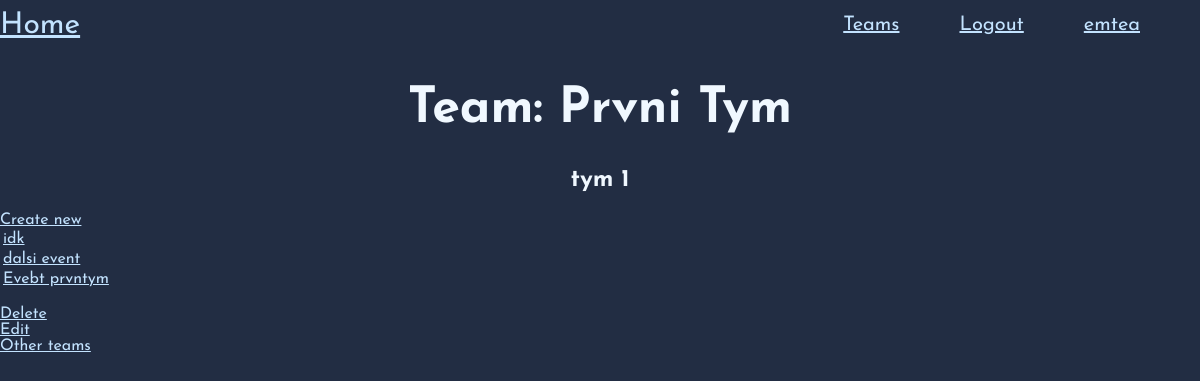
Page /team/1/ (signed in) on the earlier database version.
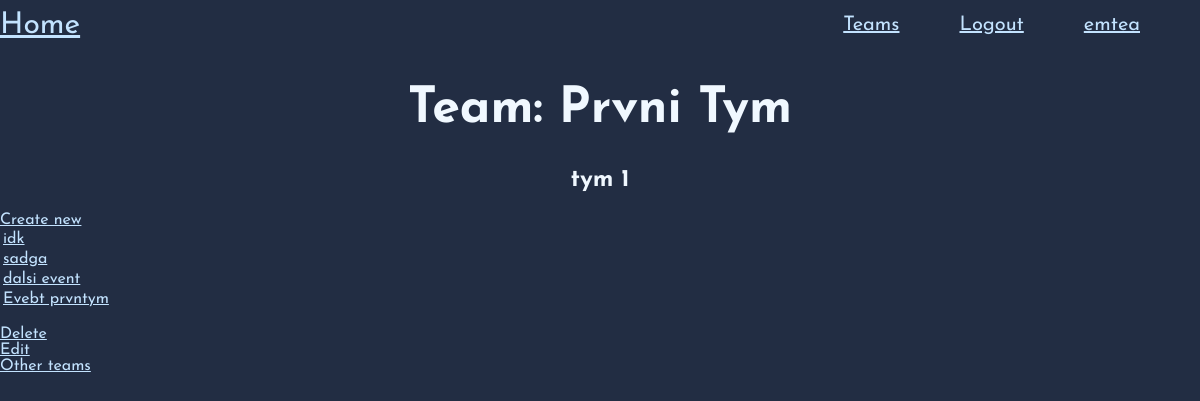
Same page on the later database version.
### main/models.py (models this page shows, shortened)
class Event(models.Model):
    motherteam = models.ForeignKey('Team', on_delete=models.CASCADE)
    user = models.ForeignKey(User, on_delete=models.CASCADE)
    title = models.CharField(max_length=200)
    description = models.TextField(null=True, blank=True)
    place = models.TextField(null=True, blank=True)
    when = models.DateTimeField()
    class Meta:
        ordering = ['when']

### main/views.py (the view)
# urls.py: path('team/<int:pk>/', TeamDetail.as_view(), name='team-detail'),
class TeamDetail(LoginRequiredMixin, DetailView, TeamMixin):
    model = Team
    context_object_name = 'team'
    def get_context_data(self, **kwargs):
        context = super(TeamDetail, self).get_context_data(**kwargs)
        context['events'] = Event.objects.filter(motherteam_id=self.kwargs['pk']).order_by('-when')
        return context

### main/models.py (called while the page is built)
    def __str__(self):
        return self.title

### main/templates/main/team_detail.html
{% extends "base.html" %} {% block title %}List{% endblock %}
{% block content %}
<h1>Team: {{team}}</h1>
<h2>{{team.description}}</h2>
<a href="{% url 'event-create' %}">Create new</a><br>
<table class="event-list">
{% for event in events %}
<tr>
    <td class="table-title">
        <a href="{% url 'event' event.id %}">{{event.title}}</a>
    </td>
</tr>
{% empty %}
<h2>No events in this team</h2>
{% endfor %}
</table>
<br>
<a href="{% url 'team-delete' team.id %}">Delete</a><br>
<a href="{% url 'team-update' team.id %}">Edit</a><br>
<a href="{% url 'teams' %}">Other teams</a>
{% endblock %}

Differences in the rows shown:
added Event: title "sadga"
